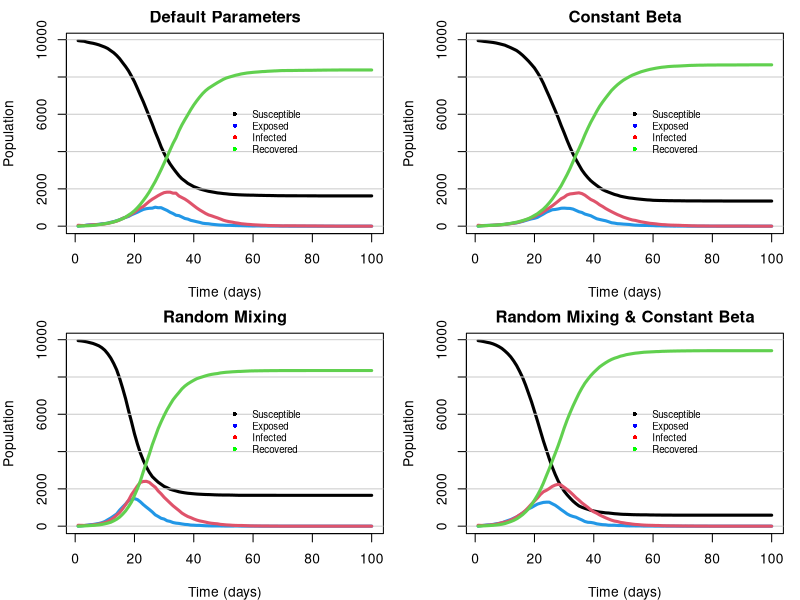

The R script that drew this image:
# Jackson Cramer (s2274544), Maximillian McCourt (s2145762), Natalia Montalvo Cabornero (s1969053)

# Our group worked collaboratively on the development and optimisation of all exercises.
# Although tasks were divided among us, we maintained a balanced workload through 
# regular code reviews, debugging sessions, and problem-solving meetings.
# Jackson focused on the plotting functions and household creation. 
# Max focused on implementing the nseir function.
# Natalia focused on the get.net function and commenting.



######### GENERAL DESCRIPTION #########

# This project extends the SEIR (Susceptible-Exposed-Infectious-Recovered) disease 
# model by incorporating household and social network structures. Individuals are 
# grouped into households and connected through probabilistic contact networks 
# based on sociability parameters. The model simulates disease transmission through 
# household, network, and random interactions to study how social structure and 
# individual variability affect epidemic dynamics.


######### SETUP ##########

# In this section, we define the population size and create the household and social 
# network structure. By generating these networks, this will enable us to model how 
# social structure influences the spread of infectious diseases.


## --- Distribution into households --- ##

n <- 10000 # Total population size
h_max <- 5 # Maximum number of people per household

# Randomly assign each person to a household of size 1 to h_max.
# Household IDs are repeated to give varying sizes, then shuffled
# to create an n-length vector representing a heterogeneous 
# household structure.
h <- rep(1:n, sample(1:h_max, n, replace=TRUE))[1:n] |> sample()


## --- Creation of contact network model --- ## 

# get.net() function constructs a contact network model among individuals.
# Links between individuals are formed probabilistically according to their
# sociability parameters (beta), excluding any individuals in the same household 
# (h). The output is a list where the i-th element contains the indices of person 
# i’s regular contacts.
get.net <- function(beta,h,nc=15){
  
  # Inputs:
  #   beta - vector of sociability parameters for each individual
  #   h - vector of household IDs for each individual
  #   nc - average number of contacts per person
  
  # Locally define population size
  n <- length(beta)
  
  # Initialise an empty contact list for all individuals
  contacts <- vector("list", n)
  
  # Compute the coefficient of our contact network formula
  coeff <- nc/(mean(beta)**2 * (n - 1))
  
  # Loop through all individuals to create network links
  for (i in 1:(n-1)){
    
    # For individual i, define all possible contacts of individuals i+1 to n
    # who are not in the same household (as previous links have already been generated)
    non_h <- h[(i+1):n] != h[i] 
    poss_links <- c((i+1):n)[non_h] 
    
    # Extract beta values (sociability parameters) for potential contacts
    beta_poss_links <- beta[poss_links]
    
    # Compute the probabilities of forming a contact between individual i and others using contact network formula
    prob_betas <- coeff*beta[i]*beta_poss_links
    
    # Generate links based on the assigned contact probabilities
    link_idx <- rbinom(length(prob_betas), 1, prob_betas) == 1
    links <- poss_links[link_idx]
    
    # Store the link in the i-th person's contact list
    contacts[[i]] <- c(contacts[[i]], links)
    
    # Append link with i-th person to the j-th person's contact list
    for (j in links) {
      contacts[[j]] <- c(contacts[[j]], i)
    }
  }
  
  # Return the full contact network as list
  return(contacts)
}


#########  SEIR MODEL  ##########

## --- SEIR simulation function --- ##

# nseir() function simulates a disease model over time in a population with 
# household and network-based social structure. Each individual is in one of four 
# states: Susceptible (S=0), Exposed (E=1), Infected (I=2), or Recovered (R=3). 
# The function uses constant daily probabilites for transitions from state E to I 
# and state I to R. For moving individuals from state S to E, we determine exposure 
# of susceptibles to the infectious population in state I by using the household 
# and regular contact networks previously defined. As a final method of exposure, 
# irrespective of household or regular network relations, we generate a daily probability 
# of exposure between each infected (I) and each susceptible (S) individual.
nseir <- function(beta,h,alink,alpha=c(.1,.01,.01),delta=.2,gamma=.4,nc=15, nt = 100,pinf = .005){
  
  # Inputs:
  #   beta - vector of sociability parameters for each individual
  #   h -  vector of household IDs for each individual
  #   alink - list defining the regular contacts of each person
  #   alpha - vector of household, regular network and random mixing parameters
  #   delta - daily probability of moving from state I to state R
  #   gamma - daily probability of moving from state E to state I
  #   nc - average number of contacts per person
  #   nt -  total number of days of simulation
  #   pinf - proportion of initial population to randomly start in the I state
  
  # Locally define population size
  n <- length(beta)
  
  # Defining alpha parameters
  alpha_h <- alpha[1] # Household parameter
  alpha_c <- alpha[2] # Contact network parameter
  alpha_r <- alpha[3] # Random daily mixing parameter
  
  # Recalling susceptible S=0, initialise total population as vector of zeros
  x <- rep(0, n)
  
  # Initialise infected individuals at random (using pinf input)
  x[sample(n, max(1,round(n*pinf)))] <- 2 # Use max() to ensure at least 1 person is initialised as infected
  
  # Initialise SEIR population counts for each day
  S <- E <- I <- R <- rep(0,nt)
  S[1] <- sum(x == 0) # Initialise population of susceptible individuals on day 1
  I[1] <- sum(x == 2) # Initialise population of infectious individuals on day 1
  
  # Compute the coefficient of our random daily mixing formula
  coeff <- (alpha_r*nc)/(mean(beta)^2 * (n-1))
  
  # Loop over days
  for (t in 2:nt){
    
    # Generate a random deviates for each individual for mutually exclusive transitions from states I to R and E to I
    u <- runif(n)
    x[x==2 & u<delta] <- 3 # Infectious to recovered state
    x[x==1 & u<gamma] <- 2 # Exposed to infectious state
    
    # Determine IDs of currently infectious population
    current_I <- which(x==2)
    
    # Ensure there is a current infectious population
    if (length(current_I) > 0) { 
      
      # HOUSEHOLD TRANSMISSION
      # Count infectious individuals per household using tabulate(), then map counts to each person
      num_I_h <- tabulate(h[x==2], nbins=max(h))[h]
      
      # Find indices of susceptible individuals living in households with infectious individuals
      sus_I_h <- which(x==0 & num_I_h>0)
      
      # Generate probabilities of each susceptible person becoming exposed using alpha_h parameter, adjusting for number of infectious people in household
      probs_h <- 1 - (1 - alpha_h)^num_I_h[sus_I_h]
      
      # Update population x for susceptible individuals who get exposed based on these generated probabilities
      x[sus_I_h[runif(length(sus_I_h)) < probs_h]] <- 1
      
      # CONTACT NETWORK TRANSMISSION
      # Combine all infectious individuals’ contact lists into one vector
      contacts_I <- unlist(alink[which(x==2)])
      
      # Count how many infectious contacts each person has with tabulate()
      num_I_c <- tabulate(contacts_I, nbins=length(x))
      
      # Identify indices of susceptible individuals in contact with at least one infectious person
      sus_w_I_c <- which(x==0 & num_I_c>0)
      
      # Generate probabilities of each susceptible person becoming exposed using alpha_c parameter, adjusting for number of infectious people in the susceptible individuals' contact network
      probs_c <- 1 - (1 - alpha_c)^num_I_c[sus_w_I_c]
      
      # Update population x for susceptible individuals who get exposed based on these generated probabilities
      x[sus_w_I_c[runif(length(sus_w_I_c)) < probs_c]] <- 1
      
      # RANDOM DAILY MIXING TRANSMISSION
      # Indices of susceptible individuals
      current_S <- which(x==0)
      
      # Ensure there is a current susceptible population
      if (length(current_S) > 0) {
        # Use outer() function to create all pairwise products of beta parameters for susceptible–infectious pairs
        beta_matrix <- outer(beta[current_S], beta[current_I])
        
        # Calculate probabilities of each susceptible avoiding infection from each infectious individual using random daily mixing formula
        prob_matrix_r <- 1 - coeff * beta_matrix
        
        # Combine row-wise to find total probability of each susceptible individual avoiding infection from all infectious individuals
        prob_not <- apply(prob_matrix_r, 1, prod)
        
        # Convert to infection probabilities for each susceptible
        probs_r <- 1 - prob_not
        
        # Update population x for susceptible individuals who get exposed based on these generated probabilities
        x[current_S[runif(length(current_S)) < probs_r]] <- 1
      }
    }
    
    # Record SEIR population for day t
    S[t] <- sum(x==0)
    E[t] <- sum(x==1)
    I[t] <- sum(x==2)
    R[t] <- sum(x==3)
  }
  
  # Return list of each SEIR population count from day 1 to day nt
  return(list(S=S,E=E,I=I,R=R,t=1:nt))
}


#########  VISUALISATION OF DISEASE MODEL ##########

## --- Plotting function --- ##

# plot_dynamics() function visualises the simulated evolution of the SEIR states 
# over time as a line plot, with each line in the plot coloured by their 
# corresponding SEIR state.
plot_dynamics <- function(pop_states, title=""){
  
  # Inputs:
  #   pop_states - population state counts as produced by nseir() function
  #   title - desired plot title
  
  # Calculate highest population among groups for consistent axis scaling
  ymax <- max(c(pop_states$S, pop_states$E, pop_states$I, pop_states$R))
  
  # Initialise plot and susceptible population over time as a black line
  plot(pop_states$S,ylim=c(0,ymax), type="l", lwd=3, xlab="Time (days)", ylab="Population", main=title)
  
  # Add horizontal grid lines at axis tick marks for easier visualisation
  abline(h=axTicks(2), col="gray80")
  
  # Plot remaining SEIR groups as unique colored lines
  lines(pop_states$E, col=4, lwd=3) # E - blue
  lines(pop_states$I, col=2, lwd=3) # I - red
  lines(pop_states$R, col=3, lwd=3) # R - green
  
  # Add legend to identify which line corresponds to which SEIR group
  legend(x=length(pop_states$R)/2, y=ymax/1.5,
         legend=c("Susceptible", "Exposed", "Infected", "Recovered"),
         col=c("black", "blue", "red", "green"),
         lty=NA, lwd=2,
         pch=16,
         cex=0.7, bty="n")
}


## --- Comparing Different Disease Model Scenarios --- ##

# We simulate and compare four scenarios to investigate the effects of household and contact network structure, 
# as well as the effect of individual variability in sociability (beta).

# First initialise a 'sociability' parameter (a random number between 0 and 1) for each individual
beta <- runif(n, 0, 1)

# Using get.net() function, create regular network of contacts between each individual
alink <- get.net(beta,h)

# 1. Default Parameters
# Simulate disease model with default parameters for household structure, network contacts, and random mixing
def_params <- nseir(beta,h,alink)

# 2. Random Mixing
# Simulate disease model by removing household and regular network structure,
# while keeping average initial infections per day the same for each person
# To do so, set alpha_h and alpha_c to 0, while setting alpha_r to .04
random_mixing <- nseir(beta, h, alink, alpha=c(0,0,.04))

# 3. Constant Beta
# Simulate disease model using default parameters, but assigning each person the same 
# sociability parameter, which is the average of our previously defined beta parameters
avg_beta <- rep(mean(beta), length(beta))
constant_beta <- nseir(avg_beta,h,alink)

# 4. Random Mixing & Constant Beta
# Simulate disease model by combining the conditions of the previous two simulations (random mixing and constant beta)
random_mixing_constant_beta <- nseir(avg_beta,h,alink, alpha=c(0,0,.04))


## --- Plotting the Four Simulations --- ##

# Set plotting layout/margins for disease model plots
par(mfcol=c(2,2), mar=c(4,4,2,1))

# Define list of plots and corresponding vector of titles
plots <- list(def_params, random_mixing, constant_beta, random_mixing_constant_beta)
titles <- c("Default Parameters", "Random Mixing", "Constant Beta", "Random Mixing & Constant Beta")

# Loop through each simulation and plot their disease model dynamics
for (i in seq_along(plots)) {
  plot_dynamics(plots[[i]], titles[i])
}

## --- Comments on findings --- ##

# By including household structure and regular contact network, we notice that
# there appears to be a negligible difference between the final population of 
# susceptible and recovered individuals. However, there is a greater rate of change 
# in the population states in our 'Random Mixing' plot (when we have no 
# household or regular contact network structures) than in our 'Default 
# Parameters' plot. This is not what was originally expected, as one would assume 
# the greater number of possible routes to exposure in the 'Default Parameters' 
# simulation would lead to a greater maximum rate of infection. However, this 
# unexpected behaviour could be a result of the 'Random Mixing' plot using a higher 
# alpha_r random mixing parameter (0.04) than our 'Default Parameters' plot of 
# alpha_r, using 0.01. This suggests that simulations with higher random mixing 
# parameter alpha_r may lead to a greater maximum infection rate regardless of 
# household structures or regular contact networks.

# We also note that the random mixing simulation has a greater maximum rate of 
# change in population states when beta (our 'sociability' parameter) is constant, 
# which is consistent with our previous findings. However, when using constant beta 
# for all individuals, we note that our simulation with no household or regular 
# contact network structures, displayed in  the 'Random Mixing & Constant Beta' 
# plot, results in a higher final recovered population and lower remaining 
# susceptible population than our simulation with the household and contact network 
# structures, as shown in the 'Constant Beta' plot. This indicates that by assuming 
# an equal level of 'sociability' of all individuals, a greater number of the 
# population transition through all states from susceptible to recovered, and there 
# exist less individuals remaining as susceptible by the end of the simulation.
